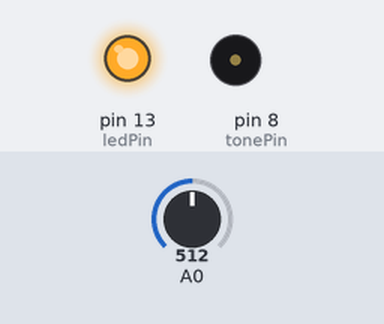
Recording of a sketch running on a simulated Arduino Uno, built with avr-gcc and run on an emulated ATmega328P. On the bench: output pins drawn as LEDs (lit = HIGH), buzzer (waves = sounding). The test bench sets the inputs (shaded band); at power-on: A0 = 512.

Above: at 0.1 s.
At 5.1 s:
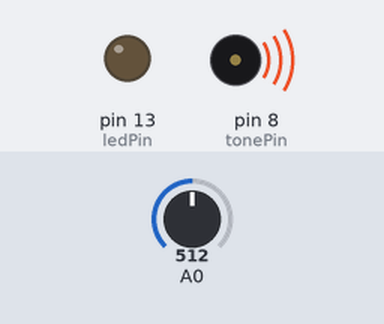
Timing chart, 0 to 6.6 s (numbered marks = the images above):
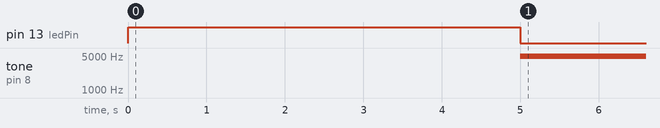

Measured:
- by itself, tone on pin 8 (tonePin): silent → 4999 Hz at 5.0 s

The sketch:

lightTermin.ino
```cpp
int sensorValue; // the value being read from the sensor
int sensorLow = 1023; // sets this to this high value to make sure that the read sensorValue is smaller and gets a new reading during the calibration of the first 5 seconds after the start
int sensorHigh = 0; // sets this low to make sure that the sensorValue is bigger during calibration, after calibration sensorHigh >= sensorLow, this is to make sure that we will be able to
// sense when we cover the photosensor and when we don't

const int ledPin = 13;
const int calibrationTime = 5000; // the time that we have to calibrate, expressed in milliseconds
const int tonePin = 8;
const int toneDuration = 20;

void setup(){
  pinMode(ledPin, OUTPUT);
  digitalWrite(ledPin, HIGH); // turns on the LED to show that it is time to calibrate

  while(millis() < calibrationTime){// millis() reports how long the arduino has been running since it was last turned on/reset
    sensorValue = analogRead(A0);
    if(sensorValue > sensorHigh){
      sensorHigh = sensorValue;
    }
    if(sensorValue < sensorLow){
      sensorLow = sensorValue;
    }
  }
  digitalWrite(ledPin, LOW); // turns of the LED to indicate that the calibration time is over
}

void loop(){
  sensorValue = analogRead(A0); // reads the value from the pin A0

  int pitch = map(sensorValue, sensorLow, sensorHigh, 5000, 25000); // maps the value sensorValue which should be between sensorLow and sensorHigh to a value between 50 and 4000

  tone(tonePin, pitch, toneDuration); // arg1: the pin to use the tone on, arg2: the frequency to send the electric signals at, arg3: for how long to keep sending the pulses

  delay(10); // waits 10 milliseconds
}
```
